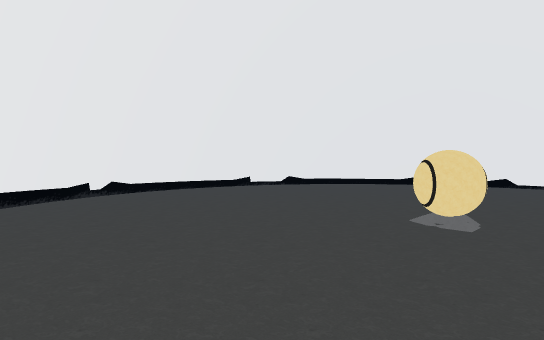
view 1 (above)

12 first-person views from a walk through a scene from a Unity 3-D project. The camera is 1.5 m above the floor, tilts 2° down and sees 75° across. The floor is counted in squares, 2 m on a side. Each view is taken from the middle of a square. On the plan, view 1 faces up. The plan holds only what a view shows up to about 11 squares ahead; the rest is blank. The place goes on beyond the plan. The player character is not drawn.

view 2
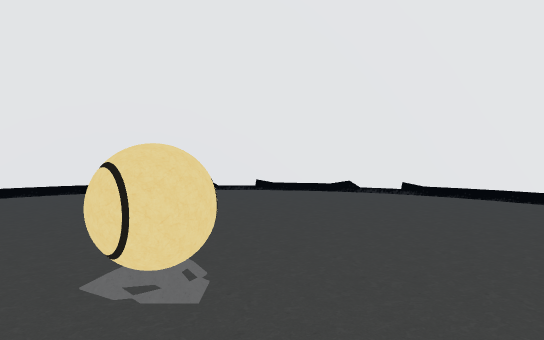

view 3
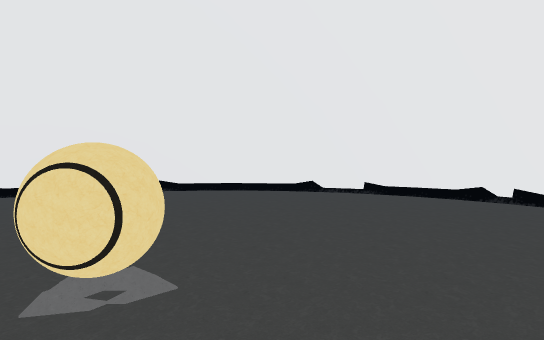

view 4
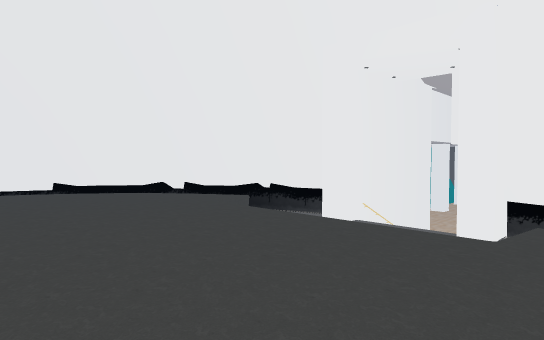

view 5
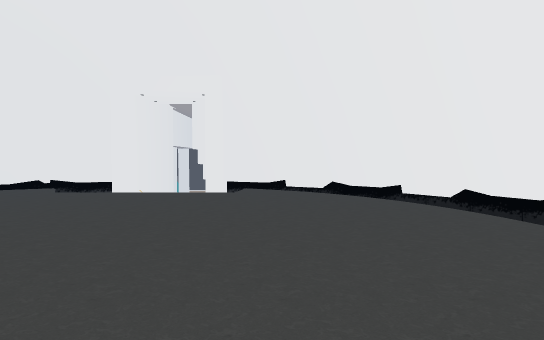

view 6
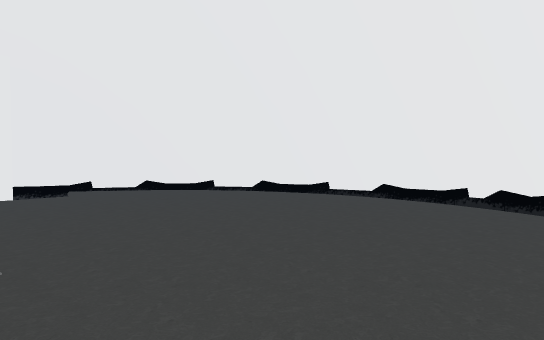

view 7
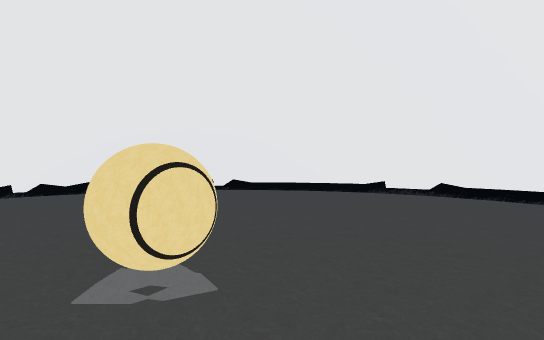

view 8
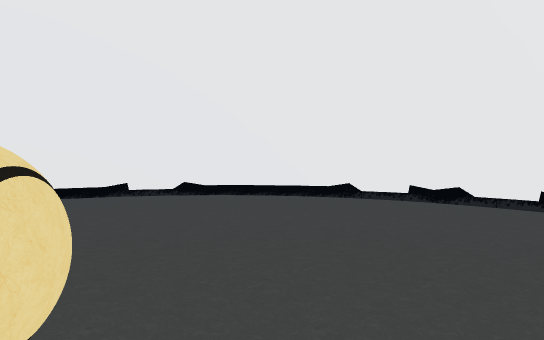

view 9
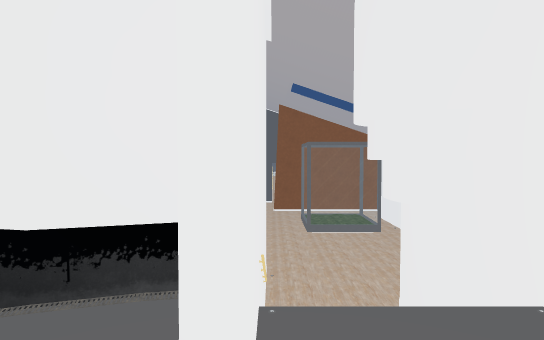

view 10
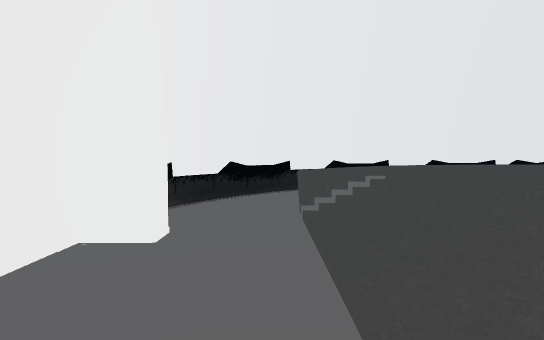

view 11
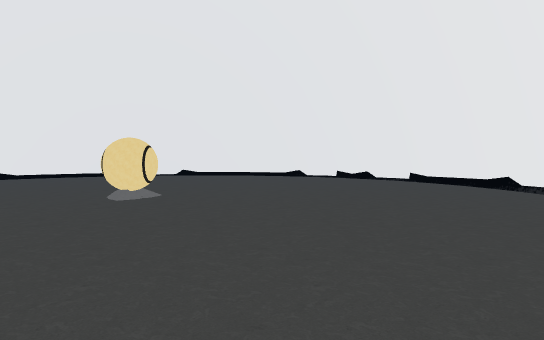

view 12
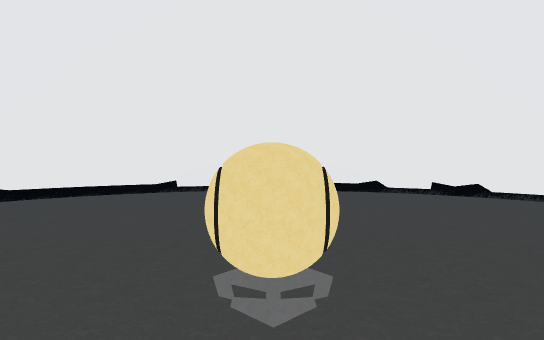

### Floor plan
Key: @ floor where view 1 was taken; # wall or solid block; . main floor; - floor 1.25 m lower than the main floor; _ floor 3.25 m lower than the main floor; / step, stairs or slope; = window, fence, low wall or low ledge; v drop or lower ground; B ball; O other object.
Columns run from 7 left of view 1 to 11 right of it. Each row starts with its distance up from view 1.
 13       #######
 12     ##       ##
 11    ##         ##
 10   #    /=/=/    #
  9   #  //.....//  #
  8  #  /........./  #
  7  #  /........./  #
  6 #  /.........../  #
  5 #  =.........../  #
  4 #  /.....B......  #
  3 #  =.........../  #
  2 #  /.........../  #
  1  #  /........./  #
  0  #  /..@....../  #
 -1      /////////
 -2    #--------
 -3    ##--------
 -4      ####/O###
 -5         # #
 -6         v_#
 -7           #

Positions as (right, up) in squares from view 1, and headings:
1: (0, 0), facing up
2: (1, 2), facing up-right
3: (0, 3), facing right
4: (-1, 3), facing down-right
5: (-1, 7), facing down
6: (2, 7), facing down-left
7: (4, 3), facing up-left
8: (3, 3), facing up
9: (3, -1), facing down
10: (4, -2), facing left
11: (4, -1), facing up
12: (2, 2), facing up
